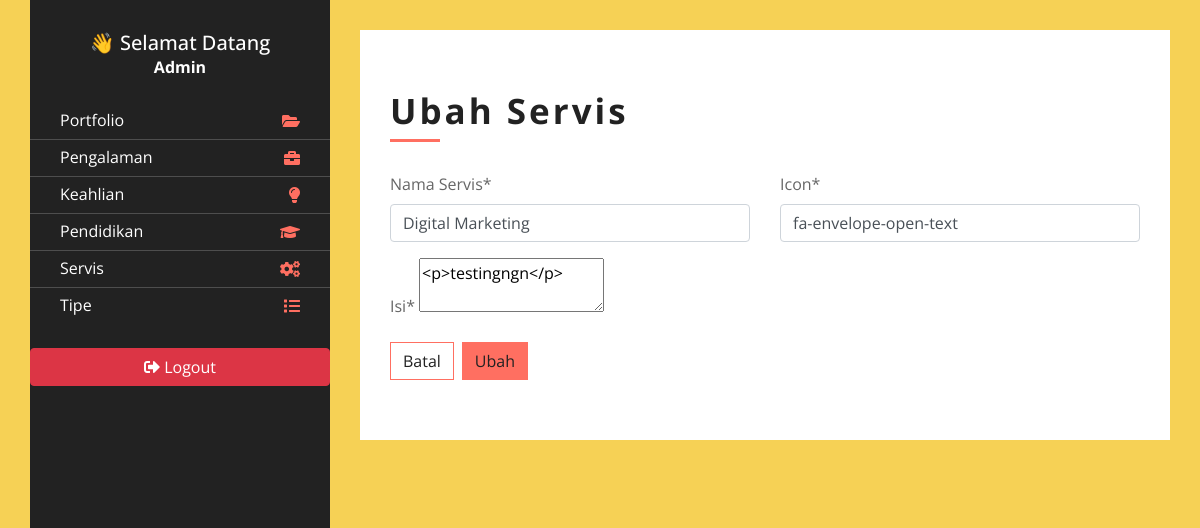
The page /admin/index.php?page=add-edit_service&id=2 (signed in) on the database its author committed.
### tables this page shows
CREATE TABLE `services` (
  `id` int(11) NOT NULL,
  `service_name` varchar(50) NOT NULL,
  `description` text NOT NULL,
  `icon` varchar(50) NOT NULL
);

### admin/content/add-edit_service.php (the view, shortened to what this page needs)
<?php
  if (isset($_GET['id'])) {
    $id = $_GET['id'];
    $query = mysqli_query($conn, "SELECT * FROM services WHERE id = $id");
    $row = mysqli_fetch_assoc($query);
  }
?>
<div class="about">
  <div class="content-inner">
    <div class="content-header d-flex justify-content-between">
        <h2><?= isset($_GET['id'])? 'Ubah':'Tambah' ?> Servis</h2>
    </div>
    <form action="" method="POST">
      <div class="row align-items-center">
          <div class="form-group col-md-6">
            <label for="service_name">Nama Servis*</label>
            <input type="text" class="form-control"
                name="service_name"
                value="<?php echo isset($_GET['id']) ? $row['service_name'] : '' ?>"
                >
          </div>
          <div class="form-group col-md-6">
            <label for="icon">Icon*</label>
            <input type="text" class="form-control"
                name="icon"
                value="<?php echo isset($_GET['id']) ? $row['icon'] : '' ?>"
                >
          </div>
          <div class="form-group col-md-12">
            <label for="description">Isi*</label>
            <textarea class="summernote" name="description"><?php echo isset($_GET['id']) ? $row['description'] : '' ?></textarea>
          </div>
      </div>
      <div class="d-flex">
          <a href="?page=service" style="background-color:white; border: 1px solid #FF6F61" class="btn  mr-2">Batal</a>
          <?php if(isset($_GET['id'])) :?>
              <button type="submit" class="btn " name="edit">Ubah</button>
          <?php else :?>
              <button type="submit" class="btn " name="tambah">Tambah</button>
          <?php endif; ?>
        </div>
    </form>
  </div>
</div>

### css/style.css (style rules this page uses)
body { color: #666666; background: #f6d155; font-family: 'Open Sans', sans-serif; }
a { color: #222222; transition: all 0.3s; }
.content-header { position: relative; width: 100%; margin-bottom: 30px; padding-bottom: 10px; }
.content-header h2 { color: #222222; font-size: 35px; font-weight: 700; letter-spacing: 3px; margin: 0; }
.content-header::after { content: ''; position: absolute; display: block; width: 50px; height: 3px; bottom: 0; left: 0; background: #ff6f61; }
.about { position: relative; padding: 60px 30px; background: #ffffff; border-bottom: 30px solid #f6d155; }
.about .btn { border-radius: 0; color: #222222; background: #ff6f61; transition: all 0.3s; }

### rows shown on the page
services: service_name "Digital Marketing", icon "fa-envelope-open-text", description "<p>testingngn</p>"

### other values the page prints
$_SESSION['nama'] "Admin"
